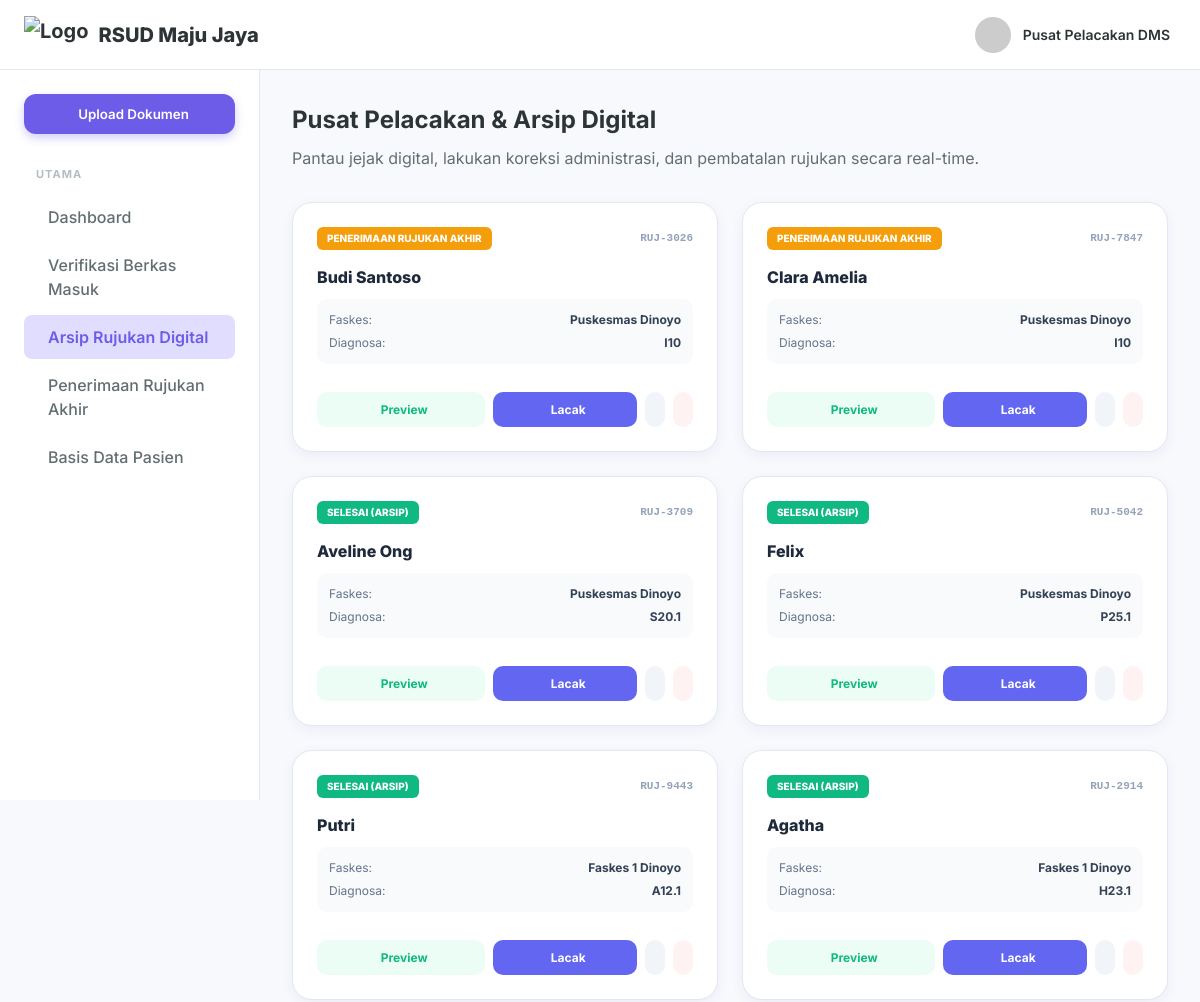
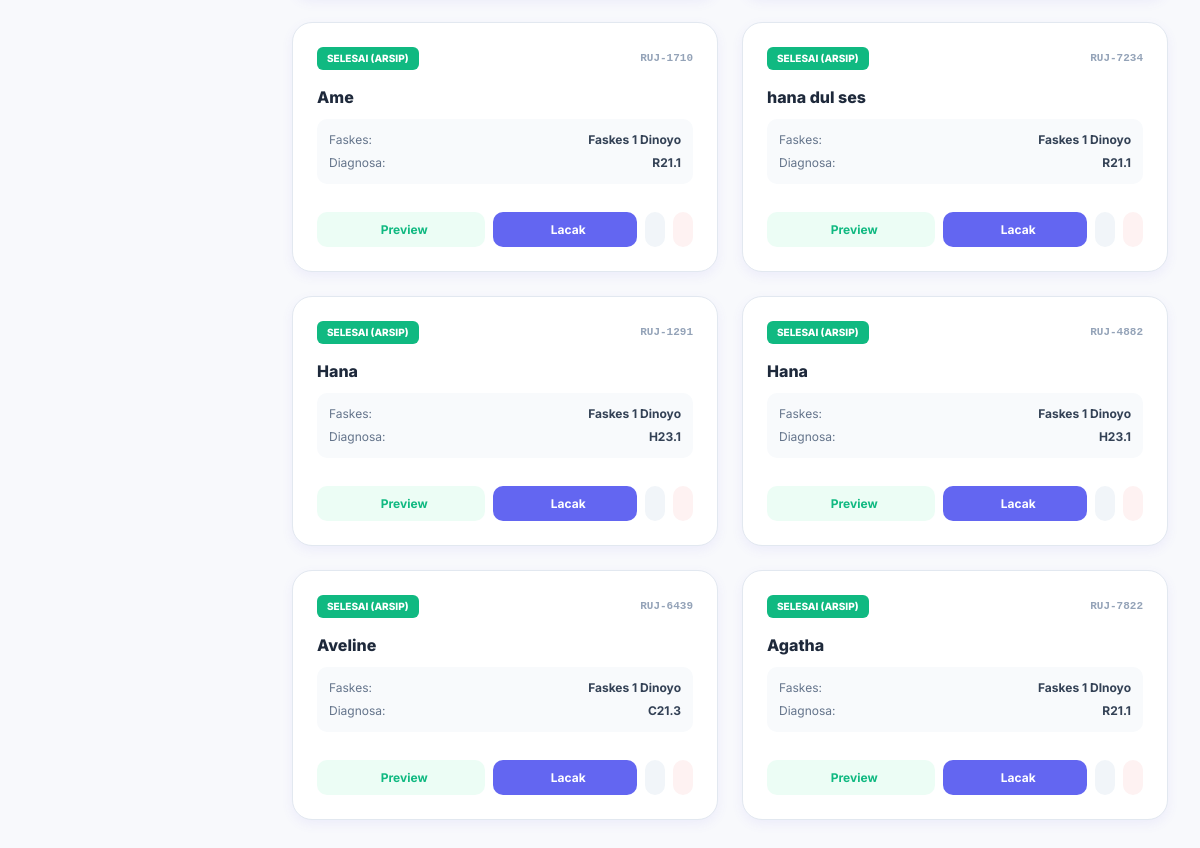
The page /referral_explorer.php on the database its author committed (2 pictures, top to bottom).
### tables this page shows
CREATE TABLE referrals (
        id INTEGER PRIMARY KEY AUTOINCREMENT,
        referral_id TEXT UNIQUE NOT NULL,
        patient_name TEXT NOT NULL,
        patient_wa TEXT,
        faskes_wa TEXT,
        category TEXT,
        origin_faskes TEXT,
        insurance_type TEXT,
        card_number TEXT,
        diagnosis_initial TEXT,
        icd10 TEXT,
        therapy_initial TEXT,
        spec_diagnosis TEXT,
        follow_up_plan TEXT,
        letter_date TEXT,
        expiry_date TEXT,
        received_date TEXT,
        replied_at DATETIME,
        status_flow TEXT DEFAULT 'ENTRY',
        created_at DATETIME DEFAULT CURRENT_TIMESTAMP
    , faskes_kab_kota TEXT, faskes_tingkat TEXT, target_poli TEXT, target_kota TEXT, patient_status_peserta TEXT, medical_notes TEXT, doctor_name TEXT, birth_date TEXT, gender TEXT, is_deleted INTEGER DEFAULT 0, faskes_alamat TEXT, faskes_telp TEXT, faskes_email TEXT, nik TEXT, verified_by TEXT, final_destination TEXT);

### config.php (called while the page is built, shortened)
<?php
$db_file = __DIR__ . '/dms_hospital.sqlite';
try {
    $pdo = new PDO("sqlite:" . $db_file);
    $pdo->setAttribute(PDO::ATTR_ERRMODE, PDO::ERRMODE_EXCEPTION);
    $pdo->setAttribute(PDO::ATTR_DEFAULT_FETCH_MODE, PDO::FETCH_ASSOC);
    class SQLiteCompatibilityLayer {
        private $pdo;
        public function __construct($pdo) {
            $this->pdo = $pdo;
        }
        public function query($sql) {
            try {
                $stmt = $this->pdo->query($sql);
                return new SQLiteResultWrapper($stmt);
            } catch (PDOException $e) {
                die("Database Error: " . $e->getMessage() . " (SQL: $sql)");
            }
        }
    }
    class SQLiteResultWrapper {
        private $data = [];
        private $index = 0;
        public function __construct($stmt) {
            $this->stmt = $stmt;
            if ($stmt) {
                $all = $this->stmt->fetchAll();
                $this->num_rows = count($all);
                $this->data = $all;
                $this->index = 0;
            }
        }
        public function fetch_assoc() {
            if (isset($this->data[$this->index])) {
                return $this->data[$this->index++];
            }
            return null;
        }
        public function data_seek($n) {
            $this->index = $n;
        }
    }
    $conn = new SQLiteCompatibilityLayer($pdo);
} catch (PDOException $e) {
    die("Koneksi SQLite Gagal: " . $e->getMessage());
}

### referral_explorer.php (the view, shortened to what this page needs)
<?php
require_once 'config.php';
$sql_docs = "SELECT * FROM referrals WHERE is_deleted = 0 ORDER BY created_at DESC";
$result = $conn->query($sql_docs);
if ($result->num_rows > 0) {
    $result->data_seek(0);
}
?>
<!DOCTYPE html>
<html lang="id">
<head>
    <link rel="stylesheet" href="styles.css">
</head>
<body>
    <div class="app-container">
        <header class="navbar">
            <div class="navbar-left">
                <div class="logo" style="display: flex; align-items: center; gap: 10px;">
                    <img src="img/logo.png" alt="Logo" style="height: 38px; width: auto; object-fit: contain;">
                    <span style="font-weight: 800;">RSUD Maju Jaya</span>
                </div>
            </div>
            <div class="navbar-right">
                <div class="user-profile">
                    <img src="https://ui-avatars.com/api/?name=Arsiparis&background=6C5CE7&color=fff&rounded=true">
                    <div class="user-info"><span class="user-name">Pusat Pelacakan DMS</span></div>
                </div>
            </div>
        </header>
        <div class="main-layout">
            <aside class="sidebar">
                <div class="sidebar-content">
                    <button class="new-doc-btn" onclick="window.location.href='referral_registration.php'"><i class="ph ph-plus"></i><span>Upload Dokumen</span></button>
                    <nav class="sidebar-menu">
                        <div class="menu-group">
                            <h3 class="menu-title">Utama</h3>
                            <ul>
                                <li><a href="referral_dashboard.php"><i class="ph ph-squares-four"></i><span>Dashboard</span></a></li>
                                <li><a href="referral_verification.php"><i class="ph ph-check-square-offset"></i><span>Verifikasi Berkas Masuk</span></a></li>
                                <li class="active"><a href="referral_explorer.php"><i class="ph ph-files"></i><span>Arsip Rujukan Digital</span></a></li>
                                <li><a href="referral_specialist.php"><i class="ph ph-stethoscope"></i><span>Penerimaan Rujukan Akhir</span></a></li>
                                <li><a href="referral_patients.php"><i class="ph ph-users"></i><span>Basis Data Pasien</span></a></li>
                            </ul>
                        </div>
                    </nav>
                </div>
            </aside>
            <main class="content-area">
                <h1 class="page-title">Pusat Pelacakan & Arsip Digital</h1>
                <p class="page-description">Pantau jejak digital, lakukan koreksi administrasi, dan pembatalan rujukan secara real-time.</p>
                <div style="display: grid; grid-template-columns: repeat(auto-fill, minmax(320px, 1fr)); gap: 24px; margin-top: 32px;">
                    <?php if ($result->num_rows > 0): ?>
                        <?php while($row = $result->fetch_assoc()):
                            $status = $row['status_flow'];
                            $badge_color = ($status == 'REPLIED') ? '#10b981' : (($status == 'VERIFY') ? '#f59e0b' : '#6366f1');
                            $status_text = ($status == 'REPLIED') ? 'SELESAI (ARSIP)' : (($status == 'VERIFY') ? 'PENERIMAAN RUJUKAN AKHIR' : 'PROSES VERIFIKASI');
                        ?>
                            <div class="card" style="padding: 24px; border-radius: 20px; display: flex; flex-direction: column; justify-content: space-between; min-height: 250px;">
                                <div>
                                    <div style="display: flex; justify-content: space-between; align-items: center; margin-bottom: 15px;">
                                        <span style="font-size: 10px; font-weight: 800; color: white; background: <?= $badge_color ?>; padding: 4px 10px; border-radius: 6px;"><?= $status_text ?></span>
                                        <span style="font-size: 11px; color: #94a3b8; font-family: monospace; font-weight: 700;"><?= $row['referral_id'] ?></span>
                                    </div>
                                    <h3 style="font-weight: 800; font-size: 16px; margin-bottom: 4px; color: #1e293b;"><?= $row['patient_name'] ?></h3>
                                    <div style="background: #f8fafc; padding: 12px; border-radius: 10px; font-size: 12px; margin-bottom: 20px; margin-top: 10px;">
                                        <div style="display: flex; justify-content: space-between; margin-bottom: 5px;">
                                            <span style="color: #64748b;">Faskes:</span>
                                            <span style="font-weight: 700; color: #334155;"><?= $row['origin_faskes'] ?></span>
                                        </div>
                                        <div style="display: flex; justify-content: space-between;">
                                            <span style="color: #64748b;">Diagnosa:</span>
                                            <span style="font-weight: 700; color: #334155;"><?= $row['icd10'] ?></span>
                                        </div>
                                    </div>
                                </div>
                                <div style="display: flex; gap: 8px;">
                                    <button onclick="openPreviewModal('<?= $row['referral_id'] ?>')" style="flex: 1.2; padding: 10px; background: #ecfdf5; color: #10b981; border: none; border-radius: 10px; font-weight: 700; cursor: pointer; display: flex; align-items: center; justify-content: center; gap: 6px; font-size: 12px;" title="Pratinjau Surat Rujukan">
                                        <i class="ph ph-eye"></i> Preview
                                    </button>
                                    <button onclick="traceDocument('<?= $row['referral_id'] ?>', '<?= $row['patient_name'] ?>')" style="flex: 1; padding: 10px; background: #6366f1; color: white; border: none; border-radius: 10px; font-weight: 700; cursor: pointer; display: flex; align-items: center; justify-content: center; gap: 6px; font-size: 12px;">
                                        <i class="ph ph-magnifying-glass"></i> Lacak
                                    </button>
                                    <button onclick="openEditModal('<?= $row['referral_id'] ?>')" style="padding: 10px; background: #f1f5f9; color: #475569; border: none; border-radius: 10px; font-weight: 700; cursor: pointer; display: flex; align-items: center; justify-content: center;" title="Koreksi Data Rujukan">
                                    </button>
                                    <a href="referral_explorer.php?delete_id=<?= $row['referral_id'] ?>" onclick="return confirm('Apakah Anda yakin ingin membatalkan rujukan ini? Pembatalan akan dicatat ke dalam audit trail.')" style="padding: 10px; background: #fef2f2; color: #ef4444; border: none; border-radius: 10px; font-weight: 700; display: flex; align-items: center; justify-content: center; text-decoration: none;" title="Batalkan Rujukan">
                                    </a>
                                </div>
                            </div>
                        <?php endwhile; ?>
                    <?php else: ?>
                        <div style="grid-column: 1 / -1; text-align: center; padding: 60px; color: #cbd5e1; font-weight: 500;">Belum ada arsip rujukan terdaftar.</div>
                    <?php endif; ?>
                </div>
            </main>
        </div>
    </div>
</body>
</html>

### styles.css (style rules this page uses)
:root { --primary: #6C5CE7; --primary-hover: #5A4BDE; --secondary: #A29BFE; --secondary-light: #E0DDFF; --bg-color: #F8F9FC; --card-bg: #FFFFFF; --text-main: #2D3436; --text-muted: #636E72; --text-light: #B2BEC3; --border-color: #E2E8F0; --shadow-sm: 0 1px 2px rgba(0,0,0,0.05); --shadow-md: 0 4px 12px rgba(108, 92, 231, 0.08); --shadow-lg: 0 10px 25px rgba(108, 92, 231, 0.12); --radius: 12px; --sidebar-width: 260px; --navbar-height: 70px; --transition: all 0.3s cubic-bezier(0.25, 0.8, 0.25, 1); }
* { margin: 0; padding: 0; box-sizing: border-box; }
body { font-family: 'Inter', sans-serif; background-color: var(--bg-color); color: var(--text-main); line-height: 1.5; overflow-x: hidden; }
ul { list-style: none; }
a { text-decoration: none; color: inherit; }
button { cursor: pointer; border: none; background: none; font-family: inherit; }
.app-container { display: flex; flex-direction: column; min-height: 100vh; }
.main-layout { display: flex; flex: 1; margin-top: var(--navbar-height); }
.navbar { position: fixed; top: 0; left: 0; width: 100%; height: var(--navbar-height); background-color: var(--card-bg); border-bottom: 1px solid var(--border-color); display: flex; align-items: center; justify-content: space-between; padding: 0 24px; z-index: 50; }
.navbar-left { display: flex; align-items: center; gap: 16px; width: var(--sidebar-width); }
.logo { display: flex; align-items: center; gap: 10px; font-weight: 700; font-size: 20px; color: var(--text-main); }
.navbar-right { display: flex; align-items: center; gap: 20px; }
.user-profile { display: flex; align-items: center; gap: 12px; cursor: pointer; padding: 6px; border-radius: var(--radius); transition: var(--transition); }
.user-profile img { width: 36px; height: 36px; border-radius: 50%; object-fit: cover; }
.user-info { display: flex; flex-direction: column; }
.user-name { font-weight: 600; font-size: 14px; }
.sidebar { width: var(--sidebar-width); background-color: var(--card-bg); border-right: 1px solid var(--border-color); height: calc(100vh - var(--navbar-height)); position: fixed; top: var(--navbar-height); left: 0; transition: var(--transition); z-index: 40; }
.sidebar-content { padding: 24px; height: 100%; overflow-y: auto; }
.new-doc-btn { width: 100%; background-color: var(--primary); color: white; padding: 12px; border-radius: var(--radius); display: flex; align-items: center; justify-content: center; gap: 8px; font-weight: 600; margin-bottom: 32px; transition: var(--transition); box-shadow: 0 4px 10px rgba(108, 92, 231, 0.3); }
.menu-group { margin-bottom: 24px; }
.menu-title { font-size: 11px; text-transform: uppercase; letter-spacing: 1px; color: var(--text-light); margin-bottom: 12px; padding-left: 12px; }
.sidebar-menu ul li { margin-bottom: 4px; }
.sidebar-menu ul li a { display: flex; align-items: center; gap: 12px; padding: 10px 12px; border-radius: 8px; color: var(--text-muted); font-weight: 500; transition: var(--transition); }
.sidebar-menu ul li.active a { background-color: var(--secondary-light); color: var(--primary); font-weight: 600; }
.content-area { margin-left: var(--sidebar-width); padding: 32px; width: calc(100% - var(--sidebar-width)); transition: var(--transition); }
.page-title { font-size: 24px; font-weight: 700; margin-bottom: 8px; }
.page-description { color: var(--text-muted); }
.card { background-color: var(--card-bg); border-radius: var(--radius); box-shadow: var(--shadow-md); border: 1px solid var(--border-color); padding: 24px; }

### rows shown on the page
referrals: status_flow "PENERIMAAN RUJUKAN AKHIR", referral "RUJ-3026", patient_name "Budi Santoso", origin_faskes "Puskesmas Dinoyo", icd10 "I10"
referrals: status_flow "PENERIMAAN RUJUKAN AKHIR", referral "RUJ-7847", patient_name "Clara Amelia", origin_faskes "Puskesmas Dinoyo", icd10 "I10"
referrals: status_flow "SELESAI (ARSIP)", referral "RUJ-3709", patient_name "Aveline Ong", origin_faskes "Puskesmas Dinoyo", icd10 "S20.1"
referrals: status_flow "SELESAI (ARSIP)", referral "RUJ-5042", patient_name "Felix", origin_faskes "Puskesmas Dinoyo", icd10 "P25.1"
referrals: status_flow "SELESAI (ARSIP)", referral "RUJ-9443", patient_name "Putri", origin_faskes "Faskes 1 Dinoyo", icd10 "A12.1"
referrals: status_flow "SELESAI (ARSIP)", referral "RUJ-2914", patient_name "Agatha", origin_faskes "Faskes 1 Dinoyo", icd10 "H23.1"
referrals: status_flow "SELESAI (ARSIP)", referral "RUJ-1710", patient_name "Ame", origin_faskes "Faskes 1 Dinoyo", icd10 "R21.1"
referrals: status_flow "SELESAI (ARSIP)", referral "RUJ-7234", patient_name "hana dul ses", origin_faskes "Faskes 1 Dinoyo", icd10 "R21.1"
referrals: status_flow "SELESAI (ARSIP)", referral "RUJ-1291", patient_name "Hana", origin_faskes "Faskes 1 Dinoyo", icd10 "H23.1"
referrals: status_flow "SELESAI (ARSIP)", referral "RUJ-4882", patient_name "Hana", origin_faskes "Faskes 1 Dinoyo", icd10 "H23.1"
referrals: status_flow "SELESAI (ARSIP)", referral "RUJ-6439", patient_name "Aveline", origin_faskes "Faskes 1 Dinoyo", icd10 "C21.3"
referrals: status_flow "SELESAI (ARSIP)", referral "RUJ-7822", patient_name "Agatha", origin_faskes "Faskes 1 DInoyo", icd10 "R21.1"
